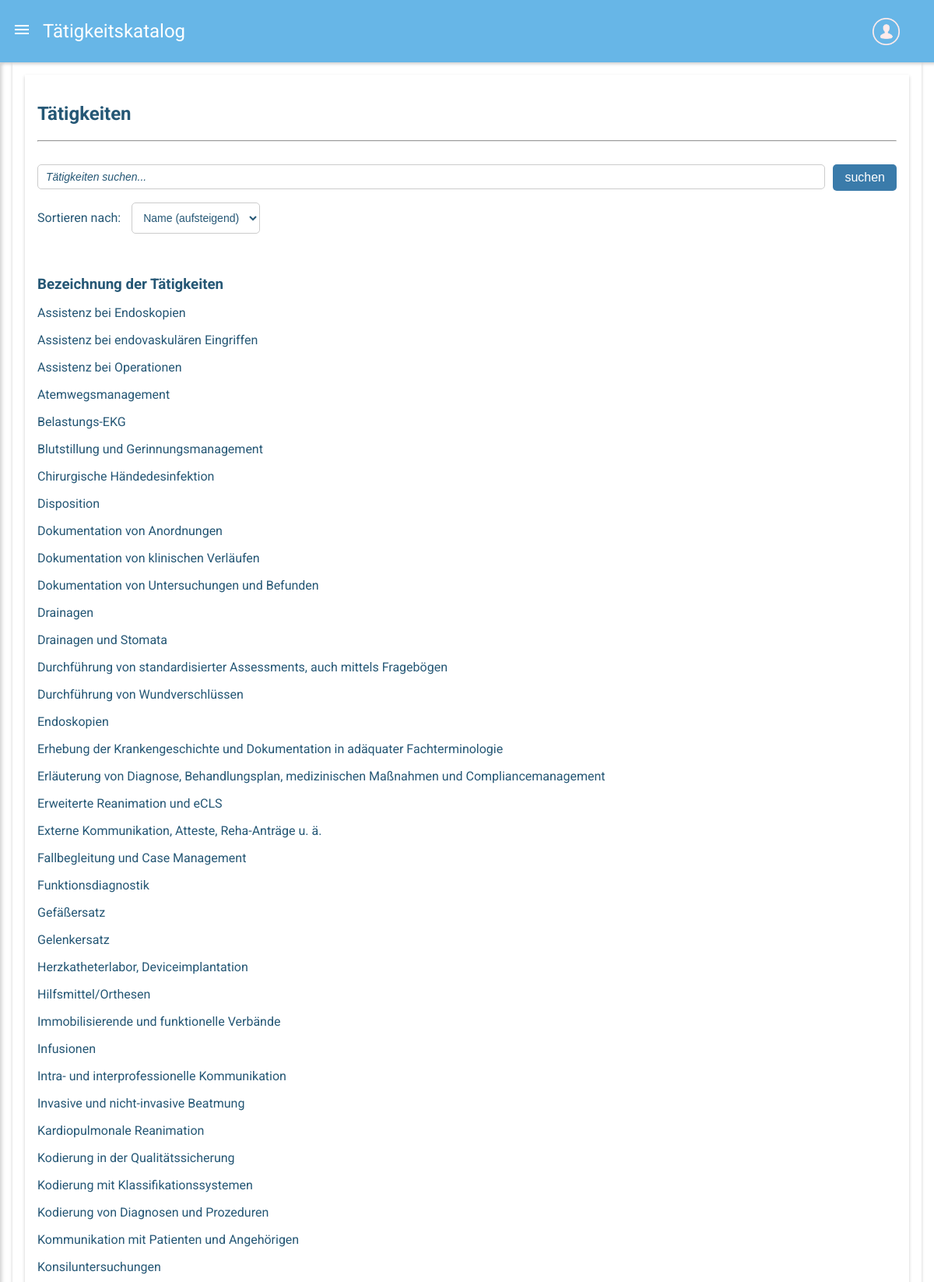
The app's page /tätigKatalog.php?sortieren=Name_ASC (signed in, upper part) with its own data.
### tables this page shows
CREATE TABLE `Taetigkeiten` (
  `ID` int NOT NULL,
  `Name` varchar(255) NOT NULL,
  `Kategorie` varchar(255) DEFAULT NULL,
  `Beschreibung` varchar(255) DEFAULT NULL,
  `BÄK` varchar(255) DEFAULT NULL,
  `EPA` varchar(255) DEFAULT NULL
);

### tätigKatalog.php (the view, shortened to what this page needs)
<?php
if (isset($_SESSION["user_id"])) {
    $mysqli = require __DIR__ . "/connection.php";
    if (isset($_GET['sortieren'])) {
        switch ($_GET['sortieren']) {
            case "Name_ASC":
                $sortierung = "Name ASC";
                break;
        }
    }
    $search = isset($_GET['search']) ? "%" . $_GET['search'] . "%" : "%";
    $sql_taetigkeit = "SELECT * FROM Taetigkeiten WHERE `name` LIKE ? ORDER BY $sortierung";
    $stmt = $mysqli->prepare($sql_taetigkeit);
    $stmt->bind_param("s", $search);
    $stmt->execute();
    $result = $stmt->get_result();
    $taetigkeitenResult = $result;
}
?>
<!DOCTYPE html>
<html lang="de">
<head>
    <link href="style.css" rel="stylesheet" type="text/css">
</head>
<body>
    <div class="fixed-header-drawer">
        <header class="layout-header fixed-top">
            <div class="header-row">
                <div class="button-icon-menu" id="menuButton">
                    <i class="material-icons">menu</i>
                </div>
                <span class="layout-title">Tätigkeitskatalog</span>
                <div class="header-right">
                    <img src="images/icon_user_white.png" alt="Logo" class="icon-user" id="icon_user">
                </div>
            </div>
        </header>
        <main class="layout-content">
            <div class="Page-content">
                <div class="tätigkeiten">
                    <h2>Tätigkeiten</h2>
                    <hr /><br>
                    <form action="" method="get">
                        <div class="search-bar">
                            <input type="text" id="searchInput" class="styled-input styled-input-tät" name="search"
                                placeholder="Tätigkeiten suchen..."
                                value="<?= isset($_GET['search']) ? htmlspecialchars($_GET['search']) : '' ?>">
                            <input type="submit" value="suchen">
                        </div>
                    </form>
                    <div class="sort-bar">
                        <form method="get" action="">
                            <label for="sortSelect">Sortieren nach:</label>
                            <select name="sortieren" id="sortieren" class="styled-select-search"
                                onchange="this.form.submit()">
                                <option value="Name_ASC" <?= isset($_GET['sortieren']) && $_GET['sortieren'] == 'Name_ASC' ? 'selected' : '' ?>>Name (aufsteigend)</option>
                            </select>
                        </form>
                    </div>
                    <br>
                    <div class="information-link">
                        <?php
                        if ($_GET['sortieren'] == "Name_ASC" || $_GET['sortieren'] == "Name_DESC") {
                            echo "<h3>Bezeichnung der Tätigkeiten</h3>";
                        }
                        ?>
                    </div>
                    <?php
                    while ($taetigkeit = $taetigkeitenResult->fetch_assoc()):
                        echo "<p><a class='information-link informationHoover' href='tätigSubpage.php?id=" . $taetigkeit['ID'] . "'>" . htmlspecialchars($taetigkeit['Name']) . "</a></p>";
                    endwhile;
                    ?>
                </div>
            </div>
        </main>
    </div>
</body>
</html>

### style.css (style rules this page uses)
body, html { margin: 0; font-family: 'Roboto', sans-serif; }
.layout-header { background-color: rgb(103, 182, 231); color: white; position: fixed; top: 0; width: 100%; height: 80px; display: flex; align-items: center; padding: 0 16px; box-shadow: 0 2px 4px rgba(0, 0, 0, 0.2); z-index: 2; }
.header-row { display: flex; align-items: center; width: 95%; }
.layout-title { font-size: 24px; padding: 15px; color: white; }
.header-right { display: flex; align-items: center; gap: 15px; margin-left: auto; }
.icon-user { height: 35px; }
.button-icon-menu { color: white; cursor: pointer; }
.layout-content { margin-top: 64px; padding: 16px; box-sizing: border-box; }
.Page-content { padding: 16px; background: #FFF; min-height: calc(100vh - 64px); box-shadow: 0 2px 4px rgba(0, 0, 0, 0.2); }
.Page-content .tätigkeiten, .Page-content .bewertungen, .Page-content .details { padding: 16px; background: #FFF; box-shadow: 0 2px 4px rgba(0, 0, 0, 0.2); color: rgb(37, 87, 117); }
.information-link { padding-top: 20px; color: rgb(37, 87, 117); text-decoration: none; }
h3 { margin: 0; }
input[type="submit"] { margin-top: 2px; background-color: rgb(58, 123, 170); color: white; padding: 8px 15px; border: none; border-radius: 5px; cursor: pointer; font-size: 16px; }
.styled-select-search { background-color: white; border: 1px solid #ccc; border-radius: 5px; padding: 10px 10px; font-size: 14px; color: rgb(37, 87, 117); outline: none; cursor: pointer; transition: all 0.3s ease; box-shadow: none; }
.search-bar { display: flex; align-items: center; margin-bottom: 15px; }
.sort-bar { display: flex; align-items: center; margin-bottom: 15px; }
.search-bar label, .sort-bar label { font-size: 16px; margin-right: 10px; color: rgb(37, 87, 117); }
.styled-input { background-color: #ffffff; border: 1px solid #ccc; border-radius: 5px; padding: 7px 10px; font-size: 14px; color: rgb(37, 87, 117); outline: none; cursor: text; transition: all 0.3s ease; box-shadow: none; margin-right: 10px; }
.styled-input-tät { width: 100%; }
.styled-input::placeholder { color: rgb(37, 87, 117); font-style: italic; }

### records on screen
taetigkeiten: Name "Assistenz bei Endoskopien"
taetigkeiten: Name "Assistenz bei endovaskulären Eingriffen"
taetigkeiten: Name "Assistenz bei Operationen"
taetigkeiten: Name "Atemwegsmanagement"
taetigkeiten: Name "Belastungs-EKG"
taetigkeiten: Name "Blutstillung und Gerinnungsmanagement"
taetigkeiten: Name "Chirurgische Händedesinfektion"
taetigkeiten: Name "Disposition"
taetigkeiten: Name "Dokumentation von Anordnungen"
taetigkeiten: Name "Dokumentation von klinischen Verläufen"
taetigkeiten: Name "Dokumentation von Untersuchungen und Befunden"
taetigkeiten: Name "Drainagen"
taetigkeiten: Name "Drainagen und Stomata"
taetigkeiten: Name "Durchführung von standardisierter Assessments, auch mittels Fragebögen"
taetigkeiten: Name "Durchführung von Wundverschlüssen"
taetigkeiten: Name "Endoskopien"
taetigkeiten: Name "Erhebung der Krankengeschichte und Dokumentation in adäquater Fachterminologie"
taetigkeiten: Name "Erläuterung von Diagnose, Behandlungsplan, medizinischen Maßnahmen und Compliancemanagement"
taetigkeiten: Name "Erweiterte Reanimation und eCLS"
taetigkeiten: Name "Externe Kommunikation, Atteste, Reha-Anträge u. ä."
taetigkeiten: Name "Fallbegleitung und Case Management"
taetigkeiten: Name "Funktionsdiagnostik"
taetigkeiten: Name "Gefäßersatz"
taetigkeiten: Name "Gelenkersatz"
taetigkeiten: Name "Herzkatheterlabor, Deviceimplantation"
taetigkeiten: Name "Hilfsmittel/Orthesen"
taetigkeiten: Name "Immobilisierende und funktionelle Verbände"
taetigkeiten: Name "Infusionen"
taetigkeiten: Name "Intra- und interprofessionelle Kommunikation"
taetigkeiten: Name "Invasive und nicht-invasive Beatmung"
taetigkeiten: Name "Kardiopulmonale Reanimation"
taetigkeiten: Name "Kodierung in der Qualitätssicherung"
taetigkeiten: Name "Kodierung mit Klassifikationssystemen"
taetigkeiten: Name "Kodierung von Diagnosen und Prozeduren"
taetigkeiten: Name "Kommunikation mit Patienten und Angehörigen"
taetigkeiten: Name "Konsiluntersuchungen"
